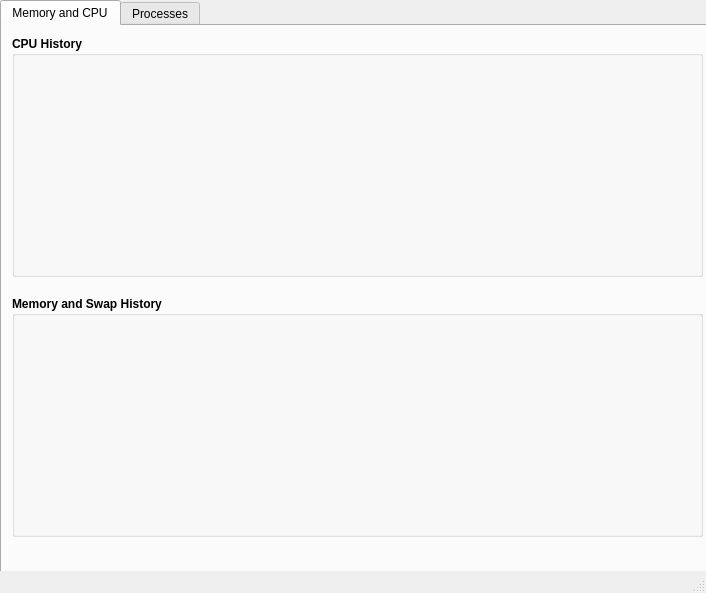
<?xml version="1.0" encoding="UTF-8"?>
<ui version="4.0">
 <class>MainWindow</class>
 <widget class="QMainWindow" name="MainWindow">
  <property name="geometry">
   <rect>
    <x>0</x>
    <y>0</y>
    <width>706</width>
    <height>593</height>
   </rect>
  </property>
  <property name="minimumSize">
   <size>
    <width>670</width>
    <height>550</height>
   </size>
  </property>
  <property name="maximumSize">
   <size>
    <width>1000</width>
    <height>1000</height>
   </size>
  </property>
  <property name="windowTitle">
   <string>CyberOS System Monitor</string>
  </property>
  <widget class="QWidget" name="centralWidget">
   <widget class="QTabWidget" name="tabWidget">
    <property name="geometry">
     <rect>
      <x>0</x>
      <y>0</y>
      <width>711</width>
      <height>621</height>
     </rect>
    </property>
    <property name="sizePolicy">
     <sizepolicy hsizetype="Fixed" vsizetype="Fixed">
      <horstretch>0</horstretch>
      <verstretch>0</verstretch>
     </sizepolicy>
    </property>
    <property name="font">
     <font>
      <weight>50</weight>
      <bold>false</bold>
     </font>
    </property>
    <property name="tabShape">
     <enum>QTabWidget::Rounded</enum>
    </property>
    <property name="currentIndex">
     <number>0</number>
    </property>
    <property name="movable">
     <bool>true</bool>
    </property>
    <property name="tabBarAutoHide">
     <bool>false</bool>
    </property>
    <widget class="QWidget" name="tab_2">
     <attribute name="title">
      <string>Memory and CPU</string>
     </attribute>
     <widget class="QGroupBox" name="groupBox">
      <property name="geometry">
       <rect>
        <x>10</x>
        <y>270</y>
        <width>691</width>
        <height>241</height>
       </rect>
      </property>
      <property name="font">
       <font>
        <weight>75</weight>
        <bold>true</bold>
       </font>
      </property>
      <property name="title">
       <string>Memory and Swap History</string>
      </property>
      <widget class="QCustomPlot" name="graphMemory" native="true">
       <property name="geometry">
        <rect>
         <x>10</x>
         <y>30</y>
         <width>671</width>
         <height>161</height>
        </rect>
       </property>
       <property name="minimumSize">
        <size>
         <width>22</width>
         <height>22</height>
        </size>
       </property>
       <property name="maximumSize">
        <size>
         <width>16777215</width>
         <height>16777215</height>
        </size>
       </property>
       <layout class="QGridLayout" name="gridLayout_3"/>
      </widget>
      <widget class="QWidget" name="layoutWidget">
       <property name="geometry">
        <rect>
         <x>10</x>
         <y>200</y>
         <width>671</width>
         <height>31</height>
        </rect>
       </property>
       <layout class="QGridLayout" name="gridLayout">
        <item row="0" column="0">
         <widget class="QLabel" name="lb_m_ram">
          <property name="font">
           <font>
            <weight>75</weight>
            <bold>true</bold>
           </font>
          </property>
          <property name="text">
           <string/>
          </property>
          <property name="alignment">
           <set>Qt::AlignCenter</set>
          </property>
         </widget>
        </item>
        <item row="0" column="1">
         <widget class="QLabel" name="lb_m_swap">
          <property name="font">
           <font>
            <weight>75</weight>
            <bold>true</bold>
           </font>
          </property>
          <property name="text">
           <string/>
          </property>
          <property name="alignment">
           <set>Qt::AlignCenter</set>
          </property>
         </widget>
        </item>
       </layout>
      </widget>
      <zorder>layoutWidget</zorder>
      <zorder>graphMemory</zorder>
     </widget>
     <widget class="QGroupBox" name="groupBox_2">
      <property name="geometry">
       <rect>
        <x>10</x>
        <y>10</y>
        <width>691</width>
        <height>241</height>
       </rect>
      </property>
      <property name="font">
       <font>
        <weight>75</weight>
        <bold>true</bold>
       </font>
      </property>
      <property name="title">
       <string>CPU History</string>
      </property>
      <widget class="QCustomPlot" name="graphCPU" native="true">
       <property name="geometry">
        <rect>
         <x>10</x>
         <y>30</y>
         <width>671</width>
         <height>201</height>
        </rect>
       </property>
       <property name="minimumSize">
        <size>
         <width>22</width>
         <height>22</height>
        </size>
       </property>
       <property name="maximumSize">
        <size>
         <width>16777215</width>
         <height>16777215</height>
        </size>
       </property>
       <layout class="QGridLayout" name="gridLayout_4"/>
      </widget>
     </widget>
    </widget>
    <widget class="QWidget" name="tab">
     <attribute name="title">
      <string>Processes</string>
     </attribute>
     <widget class="QTableWidget" name="tableWidget">
      <property name="geometry">
       <rect>
        <x>0</x>
        <y>0</y>
        <width>701</width>
        <height>491</height>
       </rect>
      </property>
      <property name="font">
       <font>
        <pointsize>10</pointsize>
        <weight>50</weight>
        <bold>false</bold>
       </font>
      </property>
      <property name="showGrid">
       <bool>false</bool>
      </property>
      <property name="columnCount">
       <number>0</number>
      </property>
      <attribute name="horizontalHeaderDefaultSectionSize">
       <number>160</number>
      </attribute>
      <attribute name="verticalHeaderVisible">
       <bool>false</bool>
      </attribute>
     </widget>
     <widget class="QWidget" name="layoutWidget">
      <property name="geometry">
       <rect>
        <x>130</x>
        <y>500</y>
        <width>521</width>
        <height>32</height>
       </rect>
      </property>
      <layout class="QGridLayout" name="gridLayout_6">
       <item row="0" column="1">
        <spacer name="horizontalSpacer">
         <property name="orientation">
          <enum>Qt::Horizontal</enum>
         </property>
         <property name="sizeHint" stdset="0">
          <size>
           <width>40</width>
           <height>20</height>
          </size>
         </property>
        </spacer>
       </item>
       <item row="0" column="2">
        <layout class="QGridLayout" name="gridLayout_2"/>
       </item>
       <item row="0" column="0">
        <layout class="QGridLayout" name="gridLayout_5">
         <item row="0" column="0">
          <widget class="QPushButton" name="pb_kill">
           <property name="text">
            <string>Kill</string>
           </property>
          </widget>
         </item>
         <item row="0" column="1">
          <widget class="QPushButton" name="pb_pause">
           <property name="text">
            <string>Pause</string>
           </property>
          </widget>
         </item>
         <item row="0" column="2">
          <widget class="QPushButton" name="pb_continue">
           <property name="text">
            <string>Continue</string>
           </property>
          </widget>
         </item>
        </layout>
       </item>
      </layout>
     </widget>
    </widget>
   </widget>
  </widget>
  <widget class="QStatusBar" name="statusBar"/>
 </widget>
 <layoutdefault spacing="6" margin="11"/>
 <customwidgets>
  <customwidget>
   <class>QCustomPlot</class>
   <extends>QWidget</extends>
   <header>qcustomplot.h</header>
   <container>1</container>
  </customwidget>
 </customwidgets>
 <resources/>
 <connections/>
</ui>
